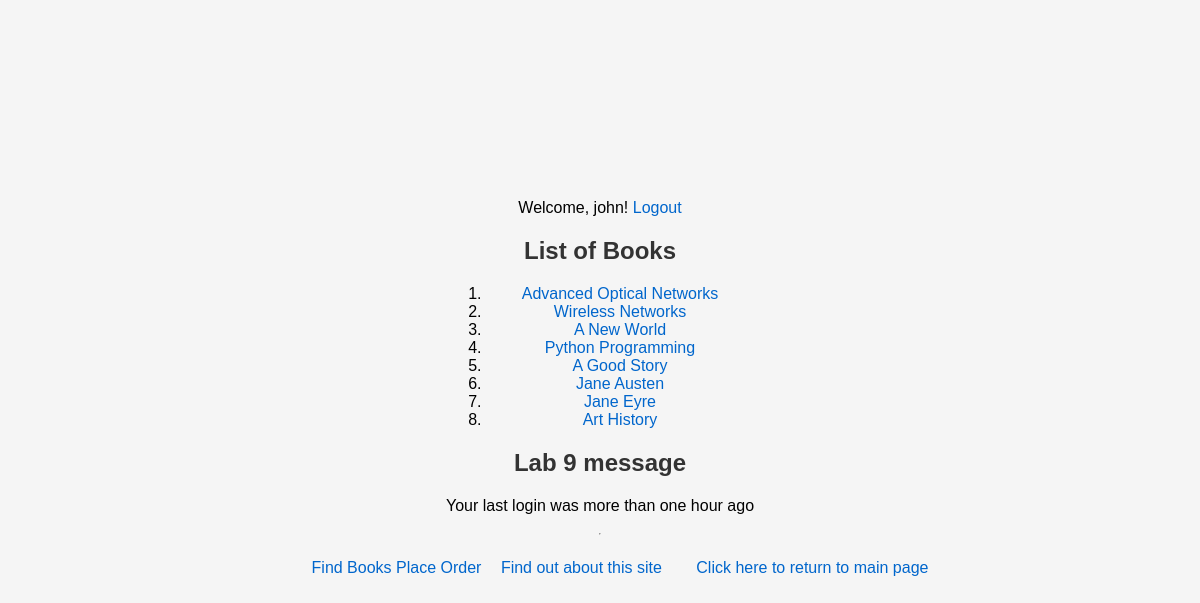
Screenshot of / (signed in) with the database file from the repository.
### myapp/models.py (models this page shows, shortened)
class Book(models.Model):
    CATEGORY_CHOICES = [
        ('S', 'Science&Tech'),
        ('F', 'Fiction'),
        ('B', 'Biography'),
        ('T', 'Travel'),
        ('O', 'Other')
    ]
    title = models.CharField(max_length=200)
    category = models.CharField(max_length=1, choices=CATEGORY_CHOICES, default='S')
    num_pages = models.PositiveIntegerField(default=100)
    price = models.DecimalField(max_digits=10, decimal_places=2)
    publisher = models.ForeignKey(Publisher, related_name='books', on_delete=models.CASCADE)
    description = models.TextField(blank=True, null=True)
    num_reviews = models.PositiveIntegerField(default=0)

### myapp/views.py (the view)
# urls.py: path('', views.index, name='index'),
def index(request):
    books = Book.objects.all()
    last_login = request.session.get('last_login')
    if last_login:
        message = f"Your last login was on {last_login}"
    else:
        message = "Your last login was more than one hour ago"
    return render(request, 'myapp/index0.html', {'booklist':books,'message': message})

### myapp/templates/myapp/index0.html (shortened to what this page needs)
{% extends 'myapp/base.html' %}
{% block body_block %}
    {% if booklist %}
        <h2>List of Books</h2>
        <ol>
            {% for book in booklist %}
                <li>
                    <a rel="noopener" href="{% url 'myapp:detail' book.id %}">{{ book.title }}</a>
                </li>
            {% endfor %}
        </ol>
    {% else %}
        <strong>There are no available books!</strong>
    {% endif %}
    <h2>Lab 9 message</h2>
    <p>{{ message }}</p>
{% endblock %}

### myapp/templates/myapp/base.html (shortened to what this page needs)
<!DOCTYPE html>
{% load static %}
<html>
    <head>
        <link rel="stylesheet" type="text/css" href="{% static 'myapp/style.css' %}" />
    </head>
    <body>
        <div>
             {% if user.is_authenticated %}
                <p>Welcome, {{ user.username }}! <a href="{% url 'myapp:user_logout' %}">Logout</a></p>
                 {% block body_block %}* {% endblock %}
            {% else %}
                <p>You are not logged in. <a href="{% url 'myapp:user_login' %}">Login</a></p>
            {% endif %}
        </div>
        <hr />
        <div>
            <ul>
                <a href="{% url 'myapp:findbooks' %}">Find Books</a>
                <a href="{% url 'myapp:place_order' %}">Place Order</a>
                <li class="hbar1"><a href="/myapp/about/">Find out about this site</a></li>
                <li class="hbar1"><a href = "{% url 'myapp:index' %}">Click here to return to main page</a><br/></li>
            </ul>
        </div>
    </body>
</html>

### myapp/templates/myapp/static/myapp/style.css (style rules this page uses)
.hbar1 { display: inline; margin: 15px; }
body { font-family: Arial, sans-serif; margin: 0; padding: 0; display: flex; flex-direction: column; justify-content: center; align-items: center; height: 100vh; text-align: center; background-color: #f5f5f5; }
h1, h2 { color: #333; }
p { margin: 10px 0; }
a { color: #0066cc; text-decoration: none; }

### rows the page displays
Book: title "Advanced Optical Networks"
Book: title "Wireless Networks"
Book: title "A New World"
Book: title "Python Programming"
Book: title "A Good Story"
Book: title "Jane Austen"
Book: title "Jane Eyre"
Book: title "Art History"

### other values shown
{{ user.username }} "john"
{{ message }} "Your last login was more than one hour ago"
